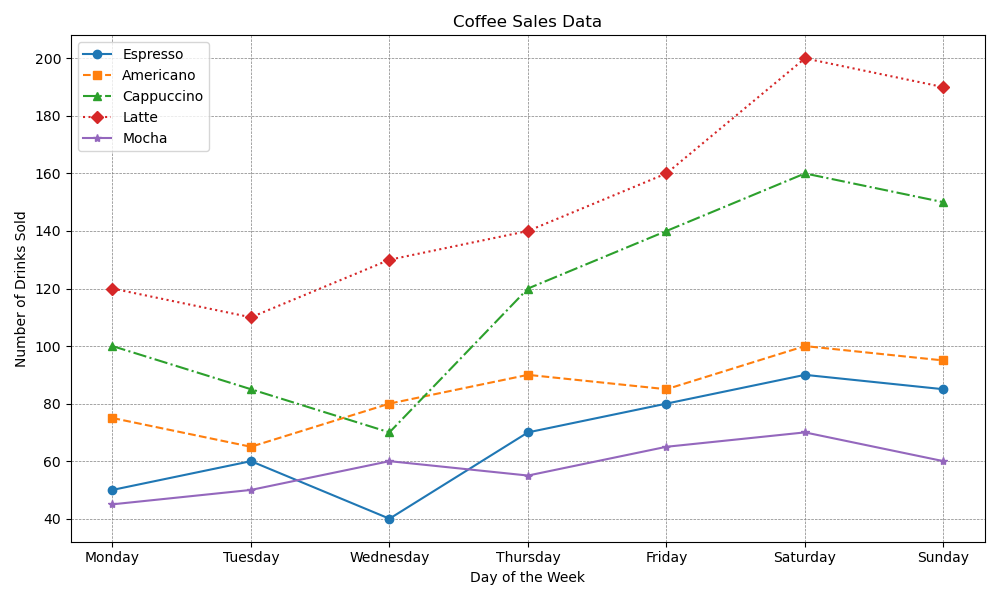

Python code for this plot:

import matplotlib.pyplot as plt

# Table data provided
data = [
    {'Day': 'Monday', 'Espresso': 50, 'Americano': 75, 'Cappuccino': 100, 'Latte': 120, 'Mocha': 45},
    {'Day': 'Tuesday', 'Espresso': 60, 'Americano': 65, 'Cappuccino': 85, 'Latte': 110, 'Mocha': 50},
    {'Day': 'Wednesday', 'Espresso': 40, 'Americano': 80, 'Cappuccino': 70, 'Latte': 130, 'Mocha': 60},
    {'Day': 'Thursday', 'Espresso': 70, 'Americano': 90, 'Cappuccino': 120, 'Latte': 140, 'Mocha': 55},
    {'Day': 'Friday', 'Espresso': 80, 'Americano': 85, 'Cappuccino': 140, 'Latte': 160, 'Mocha': 65},
    {'Day': 'Saturday', 'Espresso': 90, 'Americano': 100, 'Cappuccino': 160, 'Latte': 200, 'Mocha': 70},
    {'Day': 'Sunday', 'Espresso': 85, 'Americano': 95, 'Cappuccino': 150, 'Latte': 190, 'Mocha': 60}
]

# Extracting data for plotting
days = [item['Day'] for item in data]
espresso_sales = [item['Espresso'] for item in data]
americano_sales = [item['Americano'] for item in data]
cappuccino_sales = [item['Cappuccino'] for item in data]
latte_sales = [item['Latte'] for item in data]
mocha_sales = [item['Mocha'] for item in data]

# Creating a line chart with a different line style and marker for each coffee type
plt.figure(figsize=(10, 6))
plt.plot(days, espresso_sales, label='Espresso', linestyle='-', marker='o')
plt.plot(days, americano_sales, label='Americano', linestyle='--', marker='s')
plt.plot(days, cappuccino_sales, label='Cappuccino', linestyle='-.', marker='^')
plt.plot(days, latte_sales, label='Latte', linestyle=':', marker='D')
plt.plot(days, mocha_sales, label='Mocha', linestyle='-', marker='*')

# Adding relevant titles and labels
plt.title('Coffee Sales Data')
plt.xlabel('Day of the Week')
plt.ylabel('Number of Drinks Sold')
plt.legend()

# Customizing the grid
plt.grid(True, linestyle='--', linewidth=0.5, color='gray')

# Displaying the chart
plt.tight_layout()
plt.show()
